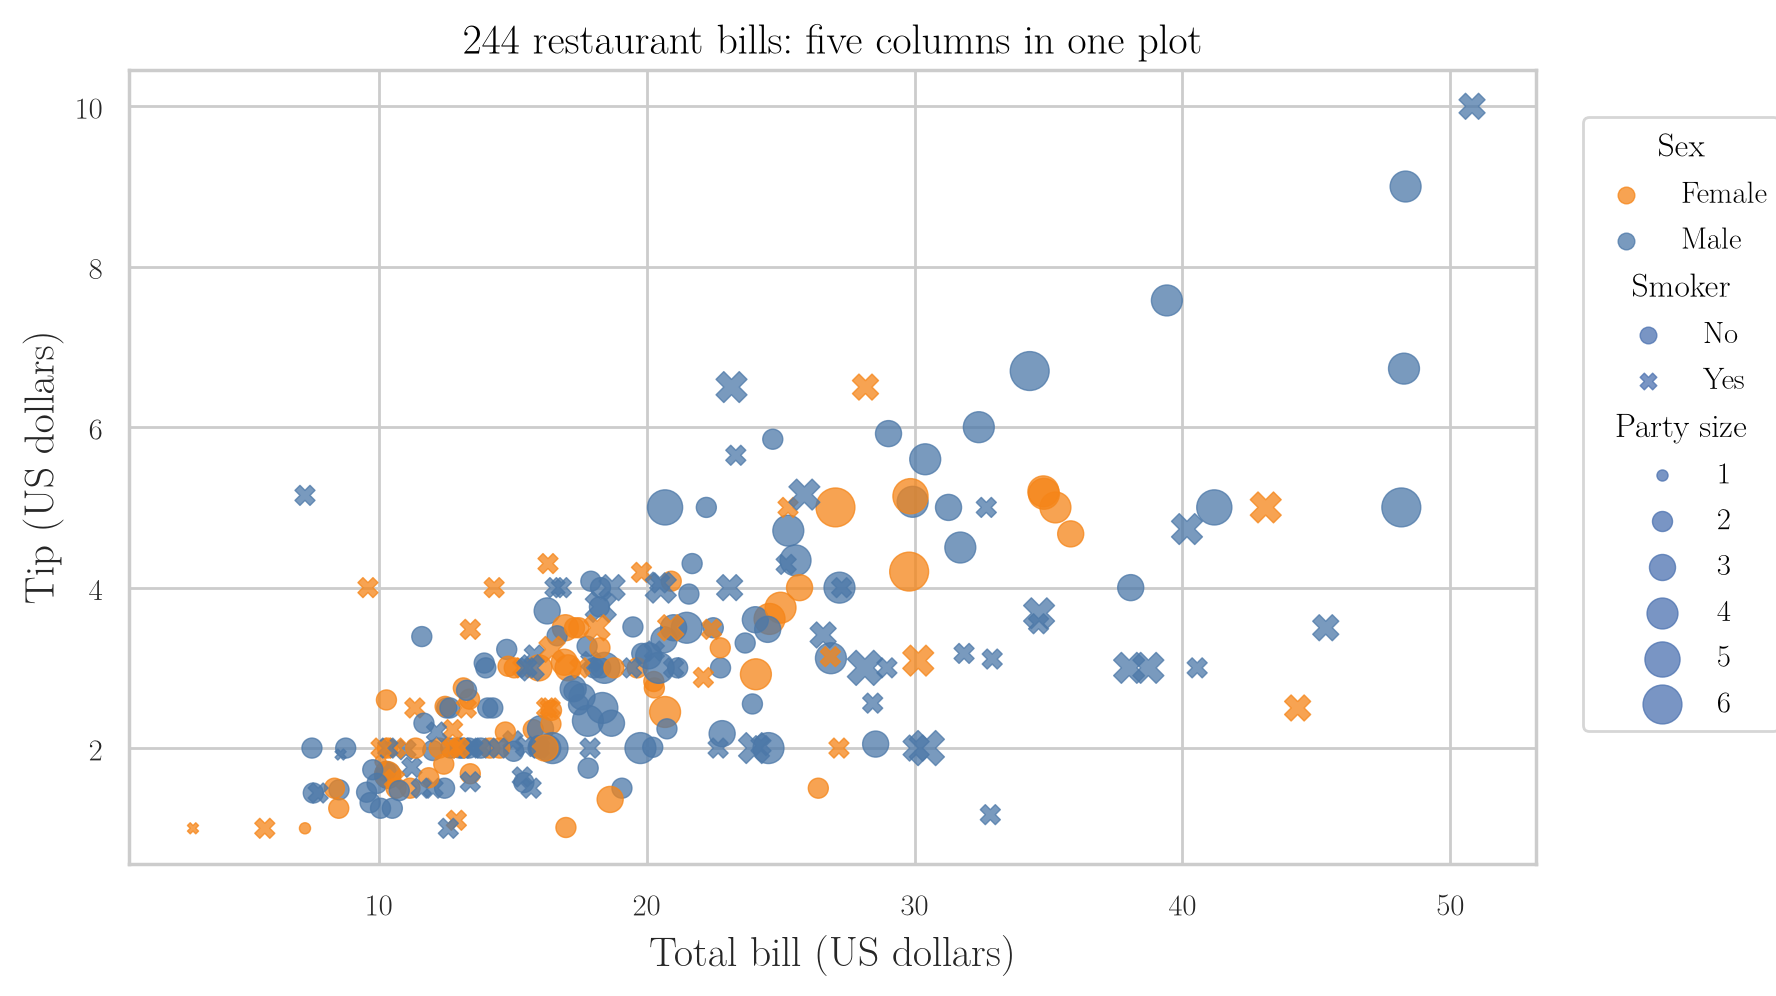

Write Python code to recreate this figure.
"""Tips: total bill vs tip (bivariate), with sex as colour, smoker as marker, party size as dot size (multivariate)."""
import seaborn.objects as so
from common import load, save_so, THEME, BLUE, ORANGE

tips = load("tips")
plot = (
    so.Plot(tips, x="total_bill", y="tip", color="sex", marker="smoker", pointsize="size")
    .add(so.Dot(alpha=0.75))
    .scale(color={"Male": BLUE, "Female": ORANGE}, marker={"No": "o", "Yes": "X"}, pointsize=(4, 14))
    .label(x="Total bill (US dollars)", y="Tip (US dollars)", color="Sex", marker="Smoker", pointsize="Party size",
           title="244 restaurant bills: five columns in one plot")
    .layout(size=(8, 5.2))
    .theme(THEME)
)
save_so(plot, "scatter_tips")
